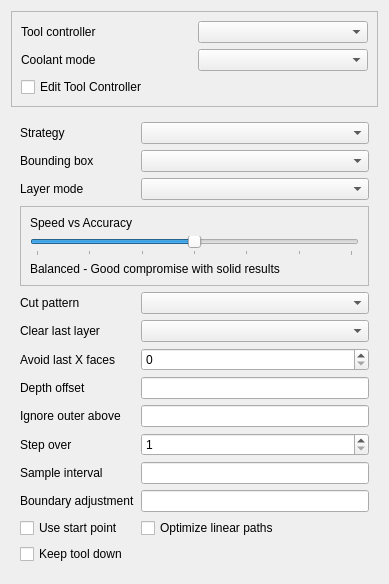
<?xml version="1.0" encoding="UTF-8"?>
<ui version="4.0">
 <class>Form</class>
 <widget class="QWidget" name="Form">
  <property name="geometry">
   <rect>
    <x>0</x>
    <y>0</y>
    <width>389</width>
    <height>520</height>
   </rect>
  </property>
  <property name="windowTitle">
   <string notr="true">Form</string>
  </property>
  <layout class="QVBoxLayout" name="verticalLayout">
   <item>
    <widget class="QFrame" name="frame_2">
     <property name="frameShape">
      <enum>QFrame::StyledPanel</enum>
     </property>
     <property name="frameShadow">
      <enum>QFrame::Raised</enum>
     </property>
     <layout class="QGridLayout" name="gridLayout_tc">
      <item row="0" column="0">
       <widget class="QLabel" name="toolController_label">
        <property name="text">
         <string>Tool controller</string>
        </property>
       </widget>
      </item>
      <item row="0" column="1">
       <widget class="QComboBox" name="toolController">
        <property name="toolTip">
         <string>The tool and its settings to be used for this operation</string>
        </property>
       </widget>
      </item>
      <item row="1" column="0">
       <widget class="QLabel" name="coolantController_label">
        <property name="text">
         <string>Coolant mode</string>
        </property>
       </widget>
      </item>
      <item row="1" column="1">
       <widget class="QComboBox" name="coolantController"/>
      </item>
      <item row="2" column="0" colspan="2">
       <widget class="QCheckBox" name="editToolController">
        <property name="text">
         <string>Edit Tool Controller</string>
        </property>
       </widget>
      </item>
     </layout>
    </widget>
   </item>
   <item>
    <widget class="QWidget" name="widget">
     <layout class="QGridLayout" name="gridLayout">
      <item row="0" column="0">
       <widget class="QLabel" name="strategySelect_label">
        <property name="text">
         <string>Strategy</string>
        </property>
       </widget>
      </item>
      <item row="0" column="1">
       <widget class="QComboBox" name="strategySelect">
        <property name="toolTip">
         <string>Select the 3D surfacing strategy</string>
        </property>
       </widget>
      </item>
      <item row="1" column="0">
       <widget class="QLabel" name="boundBoxSelect_label">
        <property name="text">
         <string>Bounding box</string>
        </property>
       </widget>
      </item>
      <item row="1" column="1">
       <widget class="QComboBox" name="boundBoxSelect">
        <property name="toolTip">
         <string>Select the overall boundary for the operation</string>
        </property>
       </widget>
      </item>
      <item row="2" column="0">
       <widget class="QLabel" name="layerMode_label">
        <property name="text">
         <string>Layer mode</string>
        </property>
       </widget>
      </item>
      <item row="2" column="1">
       <widget class="QComboBox" name="layerMode">
        <property name="toolTip">
         <string>Complete the operation in a single pass at depth, or multiple passes to final depth</string>
        </property>
       </widget>
      </item>
      <item row="3" column="0" colspan="2">
       <widget class="QFrame" name="accuracyFrame">
        <property name="frameShape">
         <enum>QFrame::StyledPanel</enum>
        </property>
        <property name="frameShadow">
         <enum>QFrame::Raised</enum>
        </property>
        <layout class="QVBoxLayout" name="verticalLayout_accuracy">
         <item>
          <widget class="QLabel" name="accuracyLabel">
           <property name="text">
            <string>Speed vs Accuracy</string>
           </property>
           <property name="toolTip">
            <string>Unified control for mesh quality and processing speed. 1=Fastest, 7=Ultra quality.</string>
           </property>
          </widget>
         </item>
         <item>
          <widget class="QSlider" name="accuracySlider">
           <property name="toolTip">
            <string>Adjust quality vs processing speed: 1=Fastest (coarse), 7=Ultra (fine)</string>
           </property>
           <property name="minimum">
            <number>1</number>
           </property>
           <property name="maximum">
            <number>7</number>
           </property>
           <property name="value">
            <number>4</number>
           </property>
           <property name="orientation">
            <enum>Qt::Horizontal</enum>
           </property>
           <property name="tickPosition">
            <enum>QSlider::TicksBelow</enum>
           </property>
           <property name="tickInterval">
            <number>1</number>
           </property>
          </widget>
         </item>
         <item>
          <widget class="QLabel" name="accuracyDescription">
           <property name="text">
            <string>Balanced - Good compromise with solid results</string>
           </property>
           <property name="toolTip">
            <string>Description of current accuracy level</string>
           </property>
          </widget>
         </item>
        </layout>
       </widget>
      </item>
      <item row="4" column="0">
       <widget class="QLabel" name="cutPattern_label">
        <property name="text">
         <string>Cut pattern</string>
        </property>
       </widget>
      </item>
      <item row="4" column="1">
       <widget class="QComboBox" name="cutPattern">
        <property name="toolTip">
         <string>Set the geometric clearing pattern to use for the operation</string>
        </property>
       </widget>
      </item>
      <item row="5" column="0">
       <widget class="QLabel" name="clearLastLayer_label">
        <property name="text">
         <string>Clear last layer</string>
        </property>
       </widget>
      </item>
      <item row="5" column="1">
       <widget class="QComboBox" name="clearLastLayer">
        <property name="toolTip">
         <string>Set to clear last layer in a Multi-pass operation</string>
        </property>
       </widget>
      </item>
      <item row="6" column="0">
       <widget class="QLabel" name="avoidLastX_Faces_label">
        <property name="text">
         <string>Avoid last X faces</string>
        </property>
       </widget>
      </item>
      <item row="6" column="1">
       <widget class="QSpinBox" name="avoidLastX_Faces">
        <property name="toolTip">
         <string>Avoid cutting the last 'n' faces in the base geometry list of selected faces</string>
        </property>
       </widget>
      </item>
      <item row="7" column="0">
       <widget class="QLabel" name="depthOffset_label">
        <property name="text">
         <string>Depth offset</string>
        </property>
       </widget>
      </item>
      <item row="7" column="1">
       <widget class="Gui::InputField" name="depthOffset">
        <property name="toolTip">
         <string>Set the Z-axis depth offset from the target surface</string>
        </property>
        <property name="unit" stdset="0">
         <string notr="true">mm</string>
        </property>
       </widget>
      </item>
      <item row="8" column="0">
       <widget class="QLabel" name="ignoreOuterAbove_label">
        <property name="text">
         <string>Ignore outer above</string>
        </property>
       </widget>
      </item>
      <item row="8" column="1">
       <widget class="Gui::InputField" name="ignoreOuterAbove">
        <property name="toolTip">
         <string>Ignore outer waterlines above this height</string>
        </property>
        <property name="unit" stdset="0">
         <string notr="true">mm</string>
        </property>
       </widget>
      </item>
      <item row="9" column="0">
       <widget class="QLabel" name="stepOver_label">
        <property name="text">
         <string>Step over</string>
        </property>
       </widget>
      </item>
      <item row="9" column="1">
       <widget class="QSpinBox" name="stepOver">
        <property name="toolTip">
         <string>The amount by which the tool is laterally displaced on each cycle of the pattern, specified in percent of the tool diameter.

A step over of 100% results in no overlap between two different cycles.</string>
        </property>
        <property name="minimum">
         <number>1</number>
        </property>
        <property name="maximum">
         <number>100</number>
        </property>
       </widget>
      </item>
      <item row="10" column="0">
       <widget class="QLabel" name="sampleInterval_label">
        <property name="text">
         <string>Sample interval</string>
        </property>
       </widget>
      </item>
      <item row="10" column="1">
       <widget class="Gui::InputField" name="sampleInterval">
        <property name="toolTip">
         <string>Set the sampling resolution. Smaller values quickly increase processing time.</string>
        </property>
        <property name="unit" stdset="0">
         <string notr="true">mm</string>
        </property>
       </widget>
      </item>
      <item row="11" column="0">
       <widget class="QLabel" name="boundaryAdjustment_label">
        <property name="text">
         <string>Boundary adjustment</string>
        </property>
       </widget>
      </item>
      <item row="11" column="1">
       <widget class="Gui::InputField" name="boundaryAdjustment">
        <property name="toolTip">
         <string>Positive values push the cutter toward, or beyond, the boundary. Negative values retract the cutter away from the boundary.</string>
        </property>
        <property name="unit" stdset="0">
         <string notr="true">mm</string>
        </property>
       </widget>
      </item>
      <item row="12" column="0">
       <widget class="QCheckBox" name="useStartPoint">
        <property name="toolTip">
         <string>Set to true if specifying a start point</string>
        </property>
        <property name="text">
         <string>Use start point</string>
        </property>
       </widget>
      </item>
      <item row="12" column="1">
       <widget class="QCheckBox" name="optimizeEnabled">
        <property name="toolTip">
         <string>Enable optimization of linear paths (co-linear points). Removes unnecessary co-linear points from G-code output.</string>
        </property>
        <property name="text">
         <string>Optimize linear paths</string>
        </property>
       </widget>
      </item>
      <item row="13" column="0">
       <widget class="QCheckBox" name="keepToolDown">
        <property name="toolTip">
         <string>Keep tool down during short transitions instead of retracting to safe height.</string>
        </property>
        <property name="text">
         <string>Keep tool down</string>
        </property>
       </widget>
      </item>
     </layout>
    </widget>
   </item>
   <item>
    <spacer name="verticalSpacer">
     <property name="orientation">
      <enum>Qt::Vertical</enum>
     </property>
     <property name="sizeHint" stdset="0">
      <size>
       <width>20</width>
       <height>40</height>
      </size>
     </property>
    </spacer>
   </item>
  </layout>
 </widget>
 <customwidgets>
  <customwidget>
   <class>Gui::InputField</class>
   <extends>QLineEdit</extends>
   <header>Gui/InputField.h</header>
  </customwidget>
 </customwidgets>
 <tabstops>
  <tabstop>toolController</tabstop>
  <tabstop>coolantController</tabstop>
  <tabstop>strategySelect</tabstop>
  <tabstop>boundBoxSelect</tabstop>
  <tabstop>layerMode</tabstop>
  <tabstop>accuracySlider</tabstop>
  <tabstop>accuracyDescription</tabstop>
  <tabstop>cutPattern</tabstop>
  <tabstop>clearLastLayer</tabstop>
  <tabstop>avoidLastX_Faces</tabstop>
  <tabstop>depthOffset</tabstop>
  <tabstop>ignoreOuterAbove</tabstop>
  <tabstop>stepOver</tabstop>
  <tabstop>sampleInterval</tabstop>
  <tabstop>boundaryAdjustment</tabstop>
  <tabstop>useStartPoint</tabstop>
  <tabstop>optimizeEnabled</tabstop>
  <tabstop>keepToolDown</tabstop>
 </tabstops>
 <resources/>
 <connections/>
</ui>
